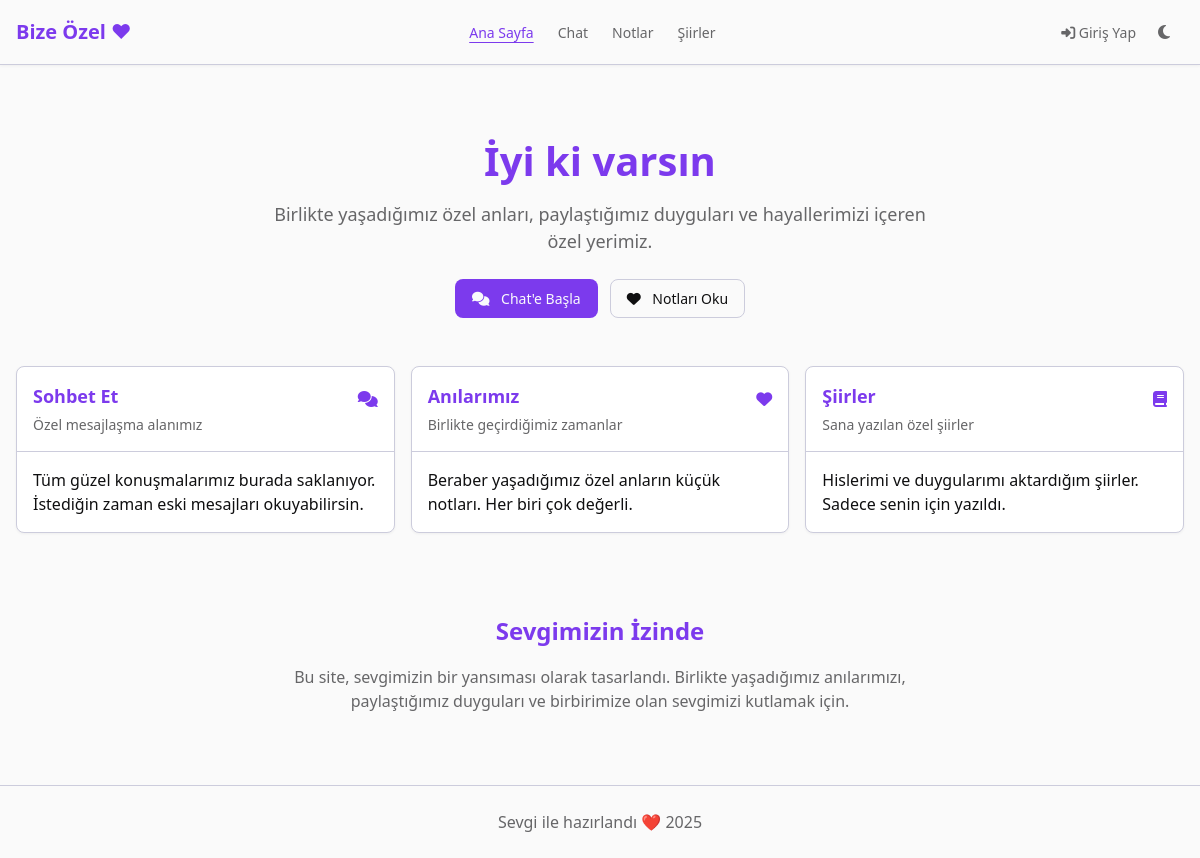
The page / on the database its author committed.
### tables this page shows
CREATE TABLE IF NOT EXISTS home_cards (
    id INT AUTO_INCREMENT PRIMARY KEY,
    title VARCHAR(100) NOT NULL,
    description VARCHAR(255) NOT NULL,
    content TEXT NOT NULL,
    icon VARCHAR(50) NOT NULL,
    card_order INT NOT NULL DEFAULT 0
);

### includes/functions.php (called while the page is built, shortened)
<?php
function getHomeCards() {
    $db = connectDB();
    try {
        $stmt = $db->query("SELECT * FROM home_cards ORDER BY card_order ASC");
        return $stmt->fetchAll();
    } catch (PDOException $e) {
        error_log("Ana sayfa kartları getirme hatası: " . $e->getMessage());
        return [];
    }
}

### index.php (the view, shortened to what this page needs)
<?php
require_once 'includes/functions.php';
$cards = getHomeCards();
include 'includes/header.php';
?>
<div class="container">
    <section class="hero-section">
        <h1 class="hero-title">İyi ki varsın</h1>
        <p class="hero-description">
            Birlikte yaşadığımız özel anları, paylaştığımız duyguları ve hayallerimizi içeren özel yerimiz.
        </p>
        <div class="hero-buttons">
            <a href="/pages/chat.php" class="button">
                <i class="fa-solid fa-comments me-2"></i> Chat'e Başla
            </a>
            <a href="/pages/notlar.php" class="button outline">
                <i class="fa-solid fa-heart me-2"></i> Notları Oku
            </a>
        </div>
    </section>
    <section class="cards-grid">
        <?php foreach ($cards as $index => $card): ?>
            <div class="card" data-card-id="<?php echo htmlspecialchars($card['id']); ?>">
                <div class="card-header">
                    <div class="flex justify-between items-center">
                        <h2 class="card-title"><?php echo htmlspecialchars($card['title']); ?></h2>
                        <i class="fa-solid <?php echo htmlspecialchars($card['icon']); ?>" style="color: var(--primary-light);"></i>
                    </div>
                    <p class="card-description"><?php echo htmlspecialchars($card['description']); ?></p>
                </div>
                <div class="card-content">
                    <p><?php echo htmlspecialchars($card['content']); ?></p>
                </div>
            </div>
        <?php endforeach; ?>
    </section>
    <section class="footer-section">
        <h2 class="footer-title">Sevgimizin İzinde</h2>
        <p class="footer-text">
            Bu site, sevgimizin bir yansıması olarak tasarlandı. Birlikte yaşadığımız anılarımızı,
            paylaştığımız duyguları ve birbirimize olan sevgimizi kutlamak için.
        </p>
    </section>
</div>
<?php
include 'includes/footer.php';
?>

### assets/css/style.css (style rules this page uses)
:root { --background-light: #fafafa; --foreground-light: #0f0f10; --card-light: #ffffff; --card-foreground-light: #0f0f10; --popover-light: #ffffff; --popover-foreground-light: #0f0f10; --primary-light: #7c3aed; --primary-foreground-light: #f9fafc; --secondary-light: #e6e7f0; --secondary-foreground-light: #313233; --muted-light: #f0f1f5; --muted-foreground-light: #666668; --accent-light: #ede9fe; --accent-foreground-light: #4c1d95; --destructive-light: #ef4444; --destructive-foreground-light: #fafafa; --border-light: #ccccdc; --input-light: #ccccdc; --ring-light: #a495ef; --background-dark: #121524; --foreground-dark: #e5e6f0; --card-dark: #1e2032; --card-foreground-dark: #e5e6f0; --popover-dark: #1e2032; --popover-foreground-dark: #e5e6f0; --primary-dark: #8b5cf6; --primary-foreground-dark: #f9fafc; --secondary-dark: #292b3d; --secondary-foreground-dark: #e5e6f0; --muted-dark: #292b3d; --muted-foreground-dark: #999aa2; --accent-dark: #2e254a; --accent-foreground-dark: #e5e6f0; --destructive-dark: #911b1b; --destructive-foreground-dark: #e5e6f0; --border-dark: #363953; --input-dark: #363953; --ring-dark: #57507e; --radius: 0.5rem; --font-sans: system-ui, -apple-system, BlinkMacSystemFont, "Segoe UI", Roboto, "Helvetica Neue", Arial, sans-serif; }
* { margin: 0; padding: 0; box-sizing: border-box; }
html, body { height: 100%; width: 100%; font-family: var(--font-sans); font-size: 16px; line-height: 1.5; overflow-x: hidden; }
body { background-color: var(--background-light); color: var(--foreground-light); transition: background-color 0.3s ease, color 0.3s ease; display: flex; flex-direction: column; min-height: 100vh; }
.container { width: 100%; max-width: 1200px; margin: 0 auto; padding: 0 1rem; }
a { color: var(--primary-light); text-decoration: none; transition: color 0.2s ease; }
button, .button { font-family: var(--font-sans); font-size: 0.875rem; font-weight: 500; text-align: center; padding: 0.5rem 1rem; border-radius: var(--radius); border: 1px solid transparent; cursor: pointer; transition: all 0.2s ease; background-color: var(--primary-light); color: var(--primary-foreground-light); }
button.outline, .button.outline { background-color: transparent; border-color: var(--border-light); color: var(--foreground-light); }
.card { background-color: var(--card-light); border-radius: var(--radius); border: 1px solid var(--border-light); box-shadow: 0 1px 3px rgba(0, 0, 0, 0.05); overflow: hidden; transition: all 0.2s ease; }
.card-header { padding: 1rem; border-bottom: 1px solid var(--border-light); }
.card-title { font-size: 1.125rem; font-weight: 600; margin-bottom: 0.25rem; color: var(--primary-light); }
.card-description { font-size: 0.875rem; color: var(--muted-foreground-light); }
.card-content { padding: 1rem; }
.hero-section { text-align: center; padding: 3rem 0; }
.hero-title { font-size: 2.5rem; font-weight: 700; color: var(--primary-light); margin-bottom: 1rem; line-height: 1.2; }
.hero-description { font-size: 1.125rem; color: var(--muted-foreground-light); max-width: 42rem; margin: 0 auto 1.5rem; }
.hero-buttons { display: flex; flex-direction: column; gap: 0.75rem; margin: 0 auto; max-width: 20rem; }
@media (min-width: 640px) { .hero-buttons { flex-direction: row; justify-content: center; } }
.cards-grid { display: grid; grid-template-columns: 1fr; gap: 1rem; margin-bottom: 2rem; }
@media (min-width: 640px) { .cards-grid { grid-template-columns: 1fr 1fr; } }
@media (min-width: 768px) { .cards-grid { grid-template-columns: 1fr 1fr 1fr; } }
.footer-section { text-align: center; padding: 3rem 0; }
.footer-title { font-size: 1.5rem; font-weight: 600; color: var(--primary-light); margin-bottom: 1rem; }
.footer-text { color: var(--muted-foreground-light); max-width: 42rem; margin: 0 auto; }
.flex { display: flex; }
.items-center { align-items: center; }
.justify-between { justify-content: space-between; }
.me-2 { margin-right: 0.5rem; }
.button i, a.button i { margin-right: 0.5rem; }

### rows shown on the page
home_cards: title "Sohbet Et", description "Özel mesajlaşma alanımız", content "Tüm güzel konuşmalarımız burada saklanıyor. İstediğin zaman eski mesajları okuyabilirsin."
home_cards: title "Anılarımız", description "Birlikte geçirdiğimiz zamanlar", content "Beraber yaşadığımız özel anların küçük notları. Her biri çok değerli."
home_cards: title "Şiirler", description "Sana yazılan özel şiirler", content "Hislerimi ve duygularımı aktardığım şiirler. Sadece senin için yazıldı."
